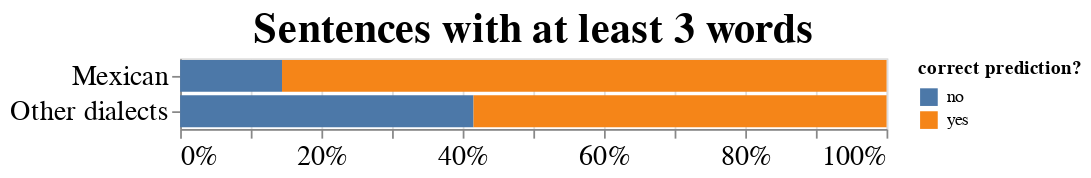

The code cell stored with this chart in its notebook:
### Markdown cell above
### performance with ≥ 3 words

### Code cell
longer_performancechart

### Figure 1 — Vega-Lite specification as saved in the notebook (floating-point values rounded to 4 significant figures)
{"config": {"view": {"continuousWidth": 400, "continuousHeight": 300}, "axis": {"labelFontSize": 16, "titleFontSize": 12}, "title": {"fontSize": 24}}, "data": {"name": "data-f284228b872104b2ec74feb53db910cf"}, "mark": "bar", "encoding": {"color": {"type": "nominal", "field": "correct prediction?"}, "x": {"type": "quantitative", "field": "count", "stack": "normalize", "title": null}, "y": {"type": "nominal", "field": "dialect", "title": null}}, "title": "Sentences with at least 3 words", "$schema": "https://vega.github.io/schema/vega-lite/v4.0.2.json", "datasets": {"data-f284228b872104b2ec74feb53db910cf": [{"count": 23096, "correct prediction?": "yes", "correctness": "correct", "dialect": "Mexican"}, {"count": 11269, "correct prediction?": "no", "correctness": "incorrect", "dialect": "Other dialects"}, {"count": 15863, "correct prediction?": "yes", "correctness": "correct", "dialect": "Other dialects"}, {"count": 3893, "correct prediction?": "no", "correctness": "incorrect", "dialect": "Mexican"}]}}
